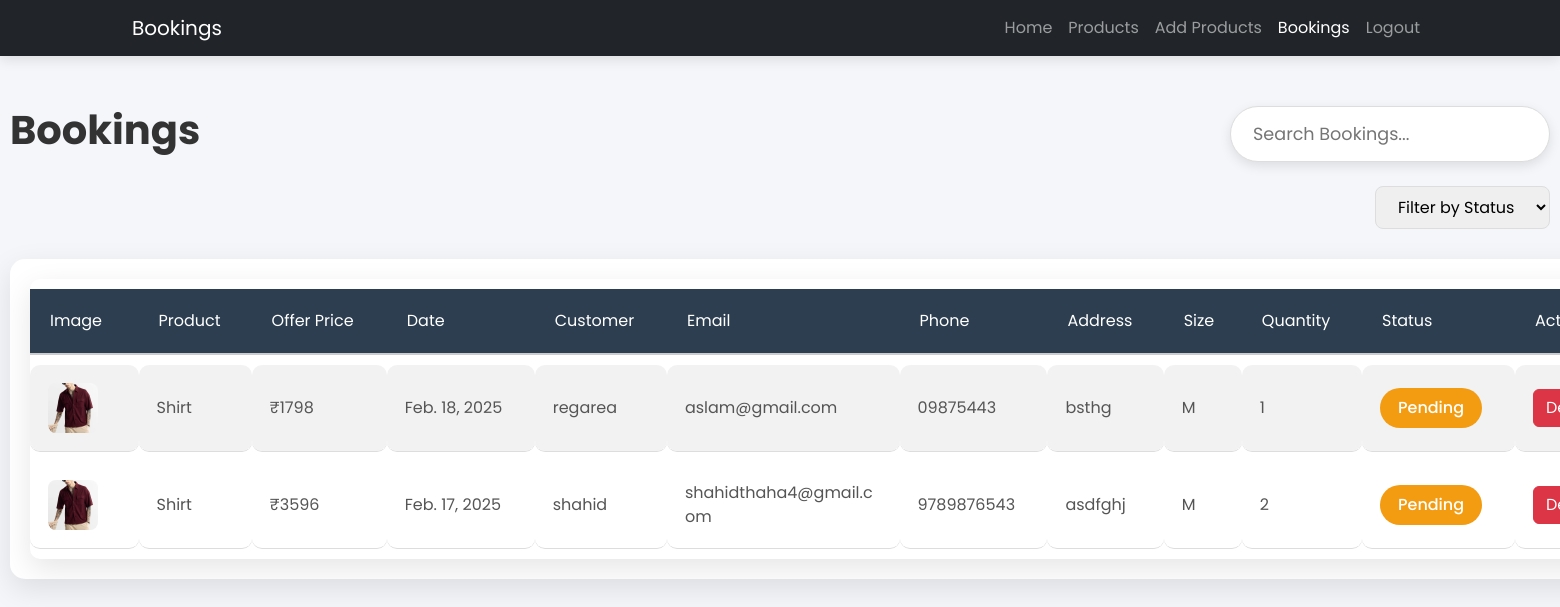
Screenshot of /bookings with the database file from the repository.
### app/models.py (models this page shows, shortened)
class Buy(models.Model):
    user=models.ForeignKey(User,on_delete=models.CASCADE)
    product=models.ForeignKey(Product,on_delete=models.CASCADE)
    price=models.IntegerField()
    date=models.DateField(auto_now_add=True)
    size = models.CharField(max_length=10, choices=[('S', 'Small'), ('M', 'Medium'), ('L', 'Large')], default='M')  # Default size is Medium
    quantity = models.PositiveIntegerField(default=1)  # Default quantity is 1

class Product(models.Model):
    pro_id=models.TextField()
    name=models.TextField()
    price=models.IntegerField()
    ofr_price=models.IntegerField()
    img=models.FileField()
    dis=models.TextField()
    sizes = models.ManyToManyField(Size, related_name='Sizes')
    quantity = models.PositiveIntegerField(default=0)  # New field for stock quantity

class Order(models.Model):
    name = models.CharField(max_length=100)
    email = models.EmailField()
    phone_number = models.CharField(max_length=15)
    shipping_address = models.TextField()
    status = models.CharField(max_length=20, default='Pending')
    created_at = models.DateTimeField(auto_now_add=True)

### app/views.py (the view)
# urls.py: path('bookings',views.bookings),
def bookings(request):
    buy = Buy.objects.select_related('product', 'user').all().order_by('-date')
    orders = Order.objects.all()
    combined_data = zip(buy, orders)
    return render(request, 'shop/bookings.html', {'combined_data': combined_data})

### templates/shop/bookings.html (shortened to what this page needs)
<!DOCTYPE html>
<html lang="en">
<head>
    <link href="https://cdn.jsdelivr.net/npm/bootstrap@5.3.3/dist/css/bootstrap.min.css" rel="stylesheet">
</head>
<body>
    <nav class="navbar navbar-expand-lg navbar-dark bg-dark">
        <div class="container">
            <a class="navbar-brand" href="#">Bookings</a>
            <div class="collapse navbar-collapse" id="navbarNav">
                <ul class="navbar-nav ms-auto">
                    <li class="nav-item"><a class="nav-link" href="/shp_home">Home</a></li>
                    <li class="nav-item"><a class="nav-link" href="/products">Products</a></li>
                    <li class="nav-item"><a class="nav-link" href="/add_prod">Add Products</a></li>
                    <li class="nav-item"><a class="nav-link active" href="#">Bookings</a></li>
                    <li class="nav-item"><a class="nav-link" href="/shp_logout">Logout</a></li>
                </ul>
            </div>
        </div>
    </nav>
    <div class="content">
        <div class="d-flex justify-content-between align-items-center mb-4">
            <h2>Bookings</h2>
            <input type="text" id="search" class="search-bar" placeholder="Search Bookings...">
        </div>
        <div class="filter-container">
            <select id="statusFilter">
                <option value="">Filter by Status</option>
            </select>
        </div>
        <div class="table-container">
            <table class="table table-striped table-hover">
                <thead>
                    <tr>
                        <th>Image</th>
                        <th>Product</th>
                        <th>Offer Price</th>
                        <th>Date</th>
                        <th>Customer</th>
                        <th>Email</th>
                        <th>Phone</th>
                        <th>Address</th>
                        <th>Size</th>
                        <th>Quantity</th>
                        <th>Status</th>
                        <th>Actions</th>
                    </tr>
                </thead>
                <tbody id="bookingTable">
                    {% for buy, order in combined_data %}
                    <tr>
                        <td><img src="{{ buy.product.img.url }}" alt="{{ buy.product.name }}" class="product-img"></td>
                        <td>{{ buy.product.name }}</td>
                        <td>₹{{ buy.price }}</td>
                        <td>{{ buy.date }}</td>
                        <td>{{ order.name }}</td>
                        <td>{{ order.email }}</td>
                        <td>{{ order.phone_number }}</td>
                        <td>{{ order.shipping_address }}</td>
                        <td>{{ buy.size }}</td>
                        <td>{{ buy.quantity }}</td>
                        <td>
                            <span class="status-badge
                                {% if order.status == 'Pending' %}status-pending
                                {% elif order.status == 'Confirmed' %}status-confirmed
                                {% elif order.status == 'Cancelled' %}status-cancelled
                                {% endif %}">
                                {{ order.status }}
                            </span>
                        </td>
                        <td>
                            <button class="btn btn-danger" data-bs-toggle="modal" data-bs-target="#deleteModal{{ order.id }}">Delete</button>
                        </td>
                    </tr>
                    {% endfor %}
                </tbody>
            </table>
        </div>
    </div>
</body>
</html>

### rows the page displays
Buy: product.img (picture), product.name "Shirt", price "1798", date "Feb. 18, 2025", name "regarea", email "aslam@gmail.com", phone_number "09875443", shipping_address "bsthg", size "M", quantity "1", status "Pending"
Buy: product.img (picture), product.name "Shirt", price "3596", date "Feb. 17, 2025", name "shahid", email "shahidthaha4@gmail.com", phone_number "9789876543", shipping_address "asdfghj", size "M", quantity "2", status "Pending"
